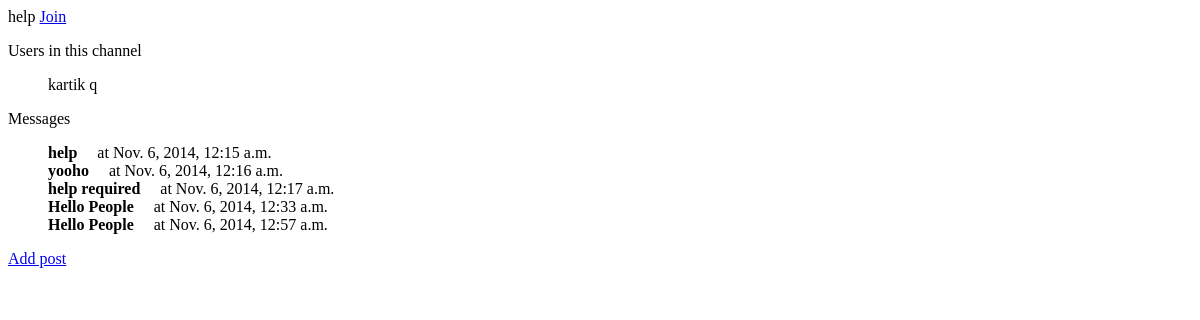
Page /1/ (signed in) on the earlier database version.
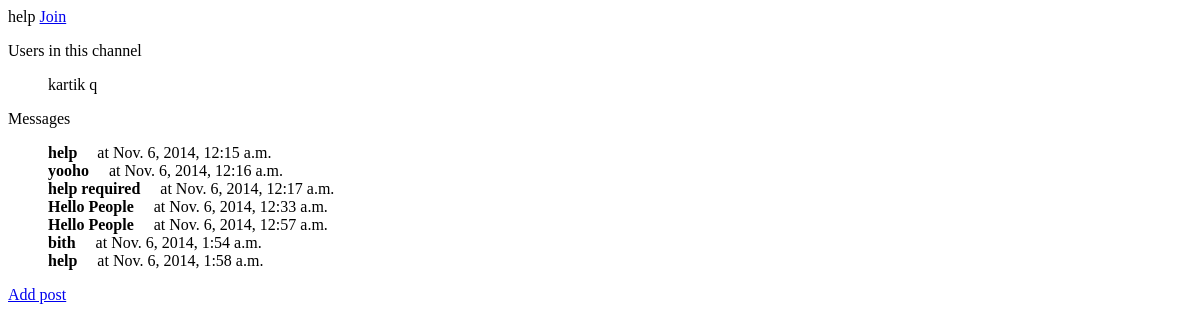
Same page on the later database version.
### MyUser/models.py (models this page shows, shortened)
class MyUser(AbstractBaseUser):
    email = models.EmailField(
        verbose_name='email address',
        max_length=255,
        unique=True,
    )
    firstname=models.CharField(max_length=32)
    username=models.CharField(max_length=32,unique=True)
    lastname=models.CharField(max_length=32)
    mobile=models.IntegerField(max_length=10)
    is_active = models.BooleanField(default=True)
    is_admin = models.BooleanField(default=False)
    objects = MyUserManager()
    USERNAME_FIELD = 'username'
    REQUIRED_FIELDS = ['firstname','lastname','email','mobile']

class Message(models.Model):
	user=models.ForeignKey(MyUser)
	message=models.CharField(max_length=140)
	time=models.DateTimeField(auto_now_add=True)

### cubane/views.py (the view)
# urls.py: url(r'^(?P<channel_id>[0-9]+)/$', 'cubane.views.showchannel', name='showchannel'),
def showchannel(request,channel_id):
    if request.user.is_authenticated():
        try:
            channel = Channels.objects.get(pk=channel_id)
        except Channels.DoesNotExist:
            raise Http404
        return render(request,'channel.html',{'channel':channel})
    else:
        return HttpResponseRedirect('/')

### templates/channel.html (shortened to what this page needs)
<a href="/{{ channel.id }}/join">Join</a>
<div>
	<p>Users in this channel</p>
	<ul>
	{% if channel.user.all %}
		{% for users in channel.user.all %}
			{{users.username}}
		{% endfor %}
	{% else %}
    	<p>No users are available.</p>
	{% endif %}
	</ul>
</div>
<div>
	<p>Messages</p>
	<ul>
		{% if channel.messages.all %}
		{% for msg in channel.messages.all %}
			<strong>{{msg.message}}</strong> &nbsp;&nbsp;&nbsp; at {{msg.time}}<br>
		{% endfor %}
		{% else %}
    		<p>No messages are posted.</p>
		{% endif %}
	</ul>
</div>
<a href="/{{channel.id}}/post">Add post</a>

Differences in the rows shown:
added Message: message "bith", time "Nov. 6, 2014, 1:54 a.m."
added Message: message "help", time "Nov. 6, 2014, 1:58 a.m."
